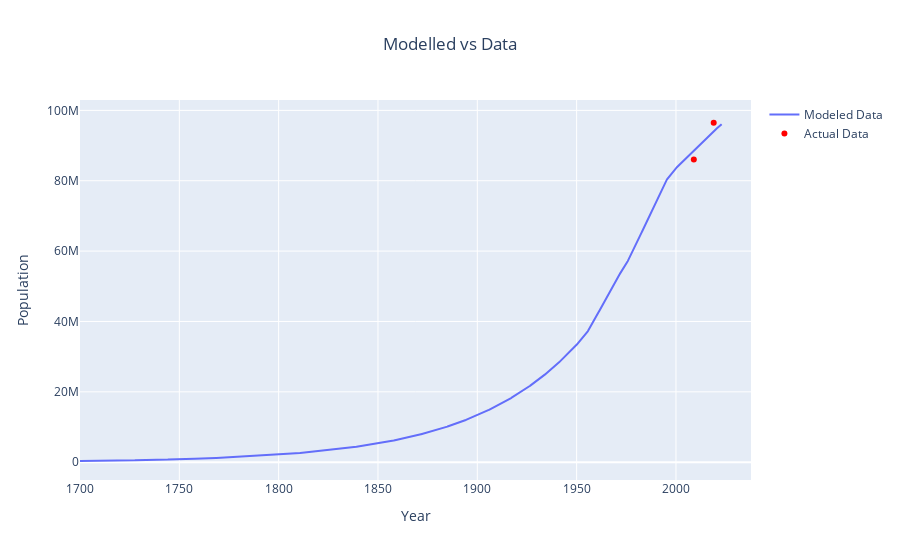

Notebook source saved alongside this figure:
### Markdown cell above
### Population output

### Code cell
line_trace = go.Scatter(
    x=derived_df_0.index,
    y=derived_df_0["total_population"],
    mode="lines",
    name="Modeled Data",
)
# Create a scatter plot for the actual data
scatter_trace = go.Scatter(
    x=pop.index,
    y=pop.values,
    mode="markers",
    marker=dict(color="red"),
    name="Actual Data",
)

# Combine the traces into one figure
fig = go.Figure(data=[line_trace, scatter_trace])

# Update the layout for the combined figure
fig.update_layout(
    title="Modelled vs Data", title_x=0.5, xaxis_title="Year", yaxis_title="Population"
)

# Show the figure
fig.show()

### Figure 1 — Plotly figure (JSON) as saved in the notebook; plotly's stock layout.template omitted (floating-point values rounded to 4 significant figures; data arrays with more than 128 entries replaced by an {"elided": "..."} marker saying what was removed)
{"data": [{"mode": "lines", "name": "Modeled Data", "type": "scatter", "x": {"elided": "3231 float values"}, "y": {"elided": "3231 float values"}}, {"marker": {"color": "red"}, "mode": "markers", "name": "Actual Data", "type": "scatter", "x": [2009, 2019], "y": [86025000, 96484000]}], "layout": {"title": {"text": "Modelled vs Data", "x": 0.5}, "xaxis": {"title": {"text": "Year"}}, "yaxis": {"title": {"text": "Population"}}}}
